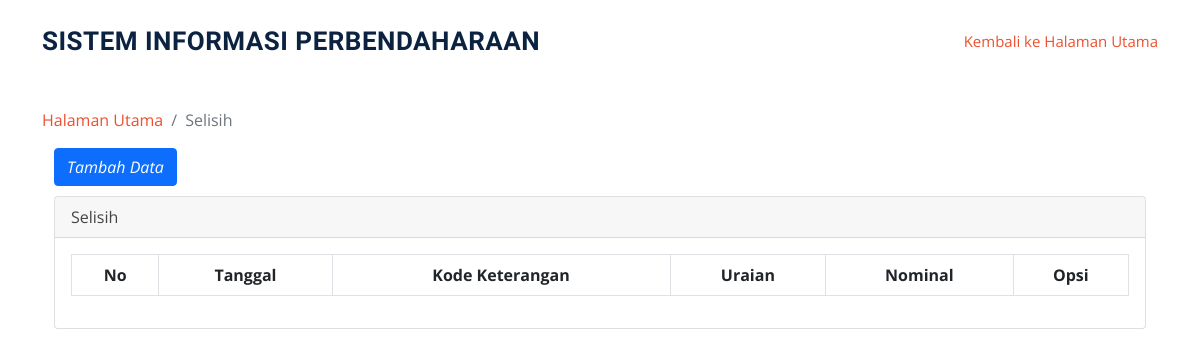
/index.php/selisihrekon, run on an earlier commit of the app's database.
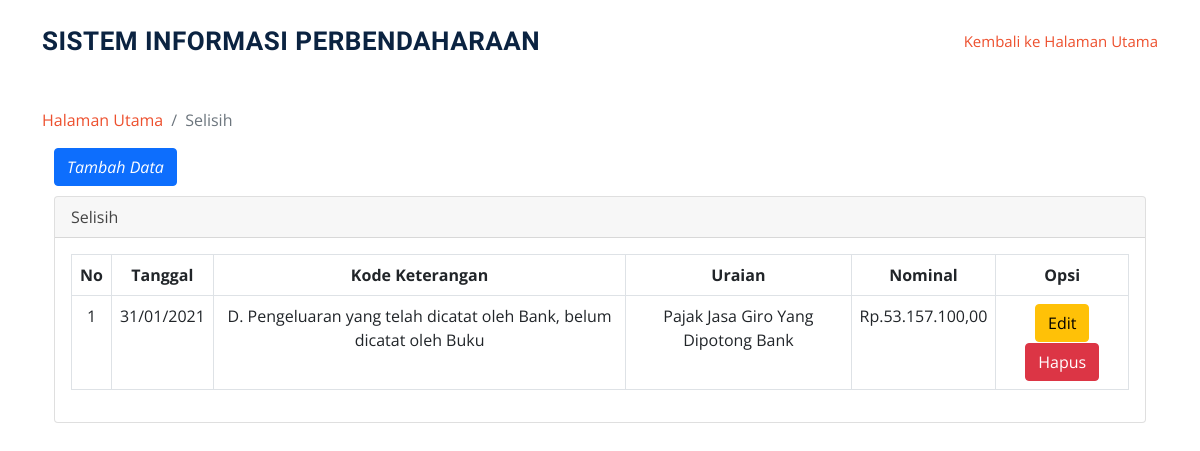
And on a later commit of the database.
### tables this page shows
CREATE TABLE `tbl_selisihrekon` (
  `id_selisihrekon` int(11) NOT NULL,
  `tanggal_selisih` date NOT NULL,
  `kode_keterangan` varchar(128) NOT NULL,
  `uraian` varchar(128) NOT NULL,
  `nominal` double NOT NULL,
  `id_user` int(11) NOT NULL,
  `id_opd` varchar(128) NOT NULL
);

CREATE TABLE `tbl_keteranganselisih` (
  `id` int(11) NOT NULL,
  `kode_keterangan` enum('A','B','C','D') NOT NULL,
  `uraian_keteranganselisih` varchar(128) NOT NULL
);

### application/controllers/Selisihrekon.php (called while the page is built, shortened)
<?php
class Selisihrekon extends CI_Controller {
	public function __construct()
    {
       $this->load->model('model_selisihrekon');
    }
	function index()
	{
        $data['content'] = $this->model_selisihrekon->GetSelisihRekon();
        $this->load->view('selisihrekon/selisihrekon', $data);
	}
}

### index.php (called while the page is built, shortened)
<?php
require_once BASEPATH.'core/CodeIgniter.php';

### application/models/Model_selisihrekon.php (called while the page is built, shortened)
<?php if ( ! defined('BASEPATH')) exit('No direct script access allowed');
class Model_selisihrekon extends CI_Model {
	function GetSelisihRekon()
    {
        $this->db->order_by('id_selisihrekon', 'ASC');
        return $this->db->from('tbl_selisihrekon')
          ->join('tbl_keteranganselisih','tbl_keteranganselisih.kode_keterangan=tbl_selisihrekon.kode_keterangan')
          ->get();
    }
}

### application/views/selisihrekon/selisihrekon.php (the view)
<?php
$this->load->view('include/header');
?>
</head>
<section id_ssh="services" class="services">
      <div class="container">
      <ol class="breadcrumb" >
        <li class="breadcrumb-item">
          <a href="<?php echo base_url('user/index')?>">Halaman Utama</a>
        </li>
        <li class="breadcrumb-item active">Selisih</li>
      </ol>
      <div class="container">
      <a href="<?php echo base_url('selisihrekon/menambahdataselisihrekon')?>" class="btn btn-primary" style="margin-bottom: 10px;"><i class="fa fa-plus">Tambah Data</a></i>
  <div class="card mb-3">
        <div class="card-header">
          <i class="fa fa-table"></i>Selisih</div>
        <div class="card-body">
          <div class="table-responsive">
            <table class="table table-bordered" id="dataTable" width="100%" cellspacing="0">
              <thead>
                <tr class="text-center">
                  <th>No</th>
                  <th>Tanggal</th>
                  <th>Kode Keterangan</th>
                  <th>Uraian</th>
                  <th>Nominal</th>
                  <th>Opsi</th>
                </tr>
              </thead>
            <tbody  class="text-center">
                <tr>
                <?php
                  $i = 1;
                  foreach ($content->result() as $data)
                  {
                  ?>
                  <td><?= $i ?></td>
                  <td> <?php echo date("d/m/Y", strtotime($data->tanggal_selisih));?></td>
                  <td><?= $data->uraian_keteranganselisih?></td>
                  <td><?= $data->uraian?></td>
                  <td><?='Rp.'.number_format($data->nominal,2,',','.');?></td>
                  <td>
                    <a href="<?php echo base_url()?>selisihrekon/updatedataselisihrekon/<?php echo $data->id_selisihrekon; ?>" class="btn btn-warning" style="margin-bottom: 1px;">Edit<i class="fa fa-tag"></i></a>
                    <a href="<?php echo base_url()?>selisihrekon/action_deletedataselisihrekon/<?php echo $data->id_selisihrekon; ?>" onclick="return confirm('Apakah anda yakin?');" class="btn btn-danger">Hapus<i class="fa fa-trash"></i></a>
                  </td>
                </tr>
                    <?php
                      $i++;
                  }
                  ?>
              </tbody>
            </table>
          </div>
        </div>
      </div>
    </div>
  </div>
  <?php $this->load->view('include/footer'); ?>

### application/views/include/header.php (shortened to what this page needs)
<!DOCTYPE html>
<html lang="en">
<head>
  <link href="<?php echo base_url('assets2/vendor/animate.css/animate.min.css')?>" rel="stylesheet">
  <link href="<?php echo base_url('assets2/vendor/aos/aos.css')?>" rel="stylesheet">
  <link href="<?php echo base_url('assets2/vendor/bootstrap/css/bootstrap.min.css')?>" rel="stylesheet">
  <link href="<?php echo base_url('assets2/vendor/bootstrap-icons/bootstrap-icons.css')?>" rel="stylesheet">
  <link href="<?php echo base_url('assets2/vendor/boxicons/css/boxicons.min.css')?>" rel="stylesheet">
  <link href="<?php echo base_url('assets2/vendor/glightbox/css/glightbox.min.css')?>" rel="stylesheet">
  <link href="<?php echo base_url('assets2/vendor/remixicon/remixicon.css')?>" rel="stylesheet">
  <link href="<?php echo base_url('assets2/vendor/swiper/swiper-bundle.min.css')?>" rel="stylesheet">
  <link href="<?php echo base_url('assets2/css/style.css')?>" rel="stylesheet">
</head>
<body>
  <header id="header" class="fixed-top">
    <div class="container d-flex align-items-center justify-content-between">
      <h1 class="logo"><a href="<?php echo base_url('user/index')?>">Sistem Informasi Perbendaharaan</a></h1>
      <nav id="navbar" class="navbar">
        <ul>
          <li><a class="nav-link scrollto active" href="<?php echo base_url('user/index')?>">Kembali ke Halaman Utama</a></li>
        </ul>
      </nav>
    </div>
  </header>
  <br><br>

### application/views/include/footer.php (shortened to what this page needs)
</body>
</html>

### assets2/css/style.css (style rules this page uses)
body { font-family: "Open Sans", sans-serif; color: #444444; }
a { color: #ed502e; text-decoration: none; }
h1, h2, h3, h4, h5, h6 { font-family: "Raleway", sans-serif; }
#header { background: #fff; transition: all 0.5s; z-index: 997; padding: 20px 0; }
#header .logo { font-size: 26px; margin: 0; padding: 0; line-height: 1; font-weight: 700; letter-spacing: 0.5px; text-transform: uppercase; }
#header .logo a { color: #0b2341; }
.navbar { padding: 0; }
.navbar ul { margin: 0; padding: 0; display: flex; list-style: none; align-items: center; }
.navbar li { position: relative; }
.navbar a { display: flex; align-items: center; justify-content: space-between; padding: 10px 0 10px 30px; font-size: 15px; color: #0b2341; white-space: nowrap; transition: 0.3s; }
.navbar a:hover, .navbar .active, .navbar li:hover > a { color: #ed502e; }
section { padding: 60px 0; }

What changed in the data, as far as the page shows it:
added tbl_selisihrekon: tanggal_selisih "31/01/2021", tbl_keteranganselisih.uraian_keteranganselisih "D. Pengeluaran yang telah dicatat oleh Bank, belum dicatat oleh Buku", uraian "Pajak Jasa Giro Yang Dipotong Bank", nominal "53.157.100,00"
